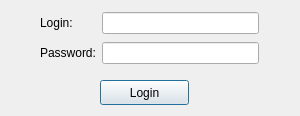
<?xml version="1.0" encoding="UTF-8"?>
<ui version="4.0">
 <class>LoginDialog</class>
 <widget class="QDialog" name="LoginDialog">
  <property name="geometry">
   <rect>
    <x>0</x>
    <y>0</y>
    <width>300</width>
    <height>116</height>
   </rect>
  </property>
  <property name="windowTitle">
   <string>Dialog</string>
  </property>
  <widget class="QPushButton" name="pushButton">
   <property name="geometry">
    <rect>
     <x>100</x>
     <y>80</y>
     <width>89</width>
     <height>25</height>
    </rect>
   </property>
   <property name="text">
    <string>Login</string>
   </property>
  </widget>
  <widget class="QWidget" name="">
   <property name="geometry">
    <rect>
     <x>40</x>
     <y>10</y>
     <width>219</width>
     <height>58</height>
    </rect>
   </property>
   <layout class="QGridLayout" name="gridLayout">
    <item row="0" column="0">
     <widget class="QLabel" name="label">
      <property name="text">
       <string>Login:</string>
      </property>
     </widget>
    </item>
    <item row="0" column="1">
     <widget class="QLineEdit" name="lineEditLogin"/>
    </item>
    <item row="1" column="0">
     <widget class="QLabel" name="label_2">
      <property name="text">
       <string>Password:</string>
      </property>
     </widget>
    </item>
    <item row="1" column="1">
     <widget class="QLineEdit" name="lineEditPass"/>
    </item>
   </layout>
  </widget>
 </widget>
 <resources/>
 <connections/>
</ui>
